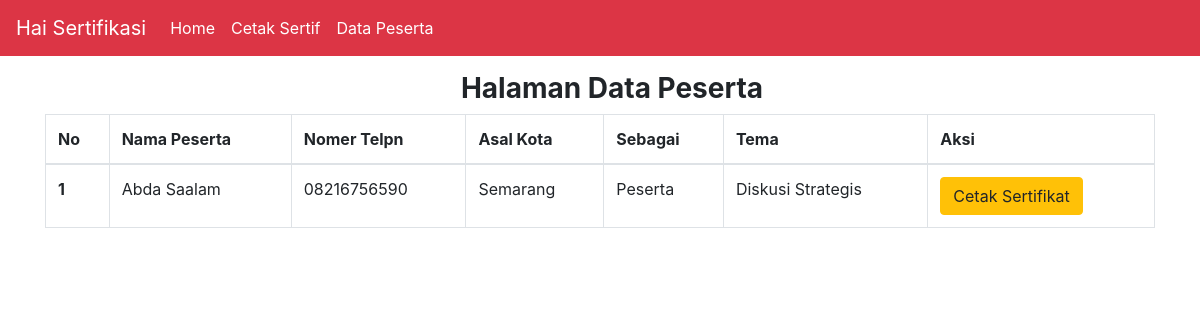
The page /data-peserta.php on the database as committed earlier.
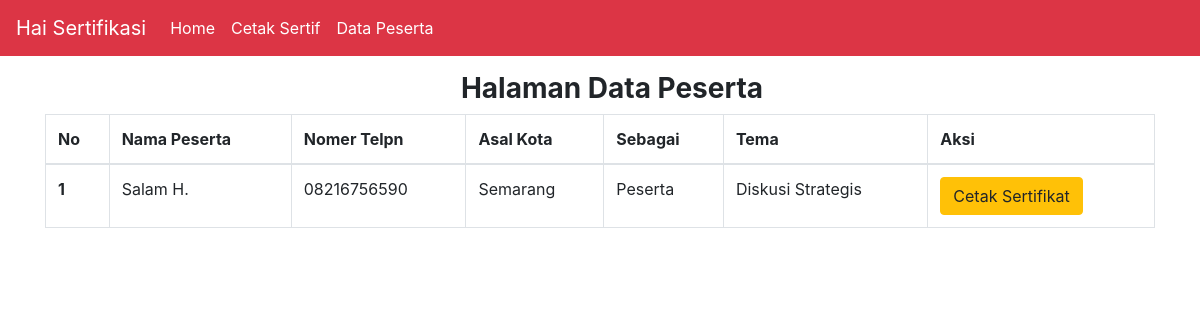
The same page on the database as committed later.
### tables this page shows
CREATE TABLE `data` (
  `id_peserta` int(11) NOT NULL,
  `nama_peserta` varchar(60) NOT NULL,
  `asal_kota` varchar(50) NOT NULL,
  `no_tlpn` varchar(20) NOT NULL,
  `sebagai` varchar(20) NOT NULL,
  `tema` varchar(255) NOT NULL,
  `tgl_acara` varchar(20) NOT NULL,
  `waktu_absensi` timestamp NOT NULL DEFAULT current_timestamp()
);

### data-peserta.php (the view, shortened to what this page needs)
<!doctype html>
<html lang="en">
<head>
  <link rel="stylesheet" href="https://cdn.jsdelivr.net/npm/bootstrap@4.6.0/dist/css/bootstrap.min.css">
</head>
<body>
  <nav class="navbar navbar-expand-lg navbar-dark bg-danger">
    <a class="navbar-brand">Hai Sertifikasi</a>
    <div class="collapse navbar-collapse" id="navbarSupportedContent">
      <ul class="navbar-nav mr-auto">
        <li class="nav-item active">
          <a class="nav-link" href="index.php">Home <span class="sr-only">(current)</span></a>
        </li>
        <li class="nav-item active">
          <a class="nav-link" href="cetak.php">Cetak Sertif <span class="sr-only">(current)</span></a>
        </li>
        <li class="nav-item active">
          <a class="nav-link" href="data-peserta.php">Data Peserta <span class="sr-only">(current)</span></a>
        </li>
    </div>
  </nav>
  <div class="container">
    <center>
      <h3 class="font-weight-bold mt-3 ml-4">Halaman Data Peserta</h3>
    </center>
    <table class="table table-bordered">
      <thead>
        <tr>
          <th scope="col">No</th>
          <th scope="col">Nama Peserta</th>
          <th scope="col">Nomer Telpn</th>
          <th scope="col">Asal Kota</th>
          <th scope="col">Sebagai</th>
          <th scope="col">Tema</th>
          <th scope="col">Aksi</th>
        </tr>
      </thead>
      <tbody>
        <?php
        $i = 1;
        include "koneksi.php";
        $sql = "SELECT * FROM data";
        $query = mysqli_query($db, $sql);
        while ($data = mysqli_fetch_array($query)) {
        ?>
          <tr>
            <th scope="row"><?php echo $i; ?></th>
            <td><?php echo  $data['nama_peserta']; ?></td>
            <td><?php echo  $data['no_tlpn']; ?></td>
            <td><?php echo  $data['asal_kota']; ?></td>
            <td><?php echo  $data['sebagai']; ?></td>
            <td><?php echo  $data['tema']; ?></td>
            <td><a href="proses/cetak-pdf.php?id=<?php echo  $data['id_peserta']; ?>" class="btn btn-warning">Cetak Sertifikat</a></td>
          </tr>
        <?php
          $i++;
        }
        ?>
      </tbody>
    </table>
  </div>
</body>
</html>

Rows that differ between the two databases and show on the page:
changed data "Semarang": nama_peserta "Abda Saalam" → "Salam H."
